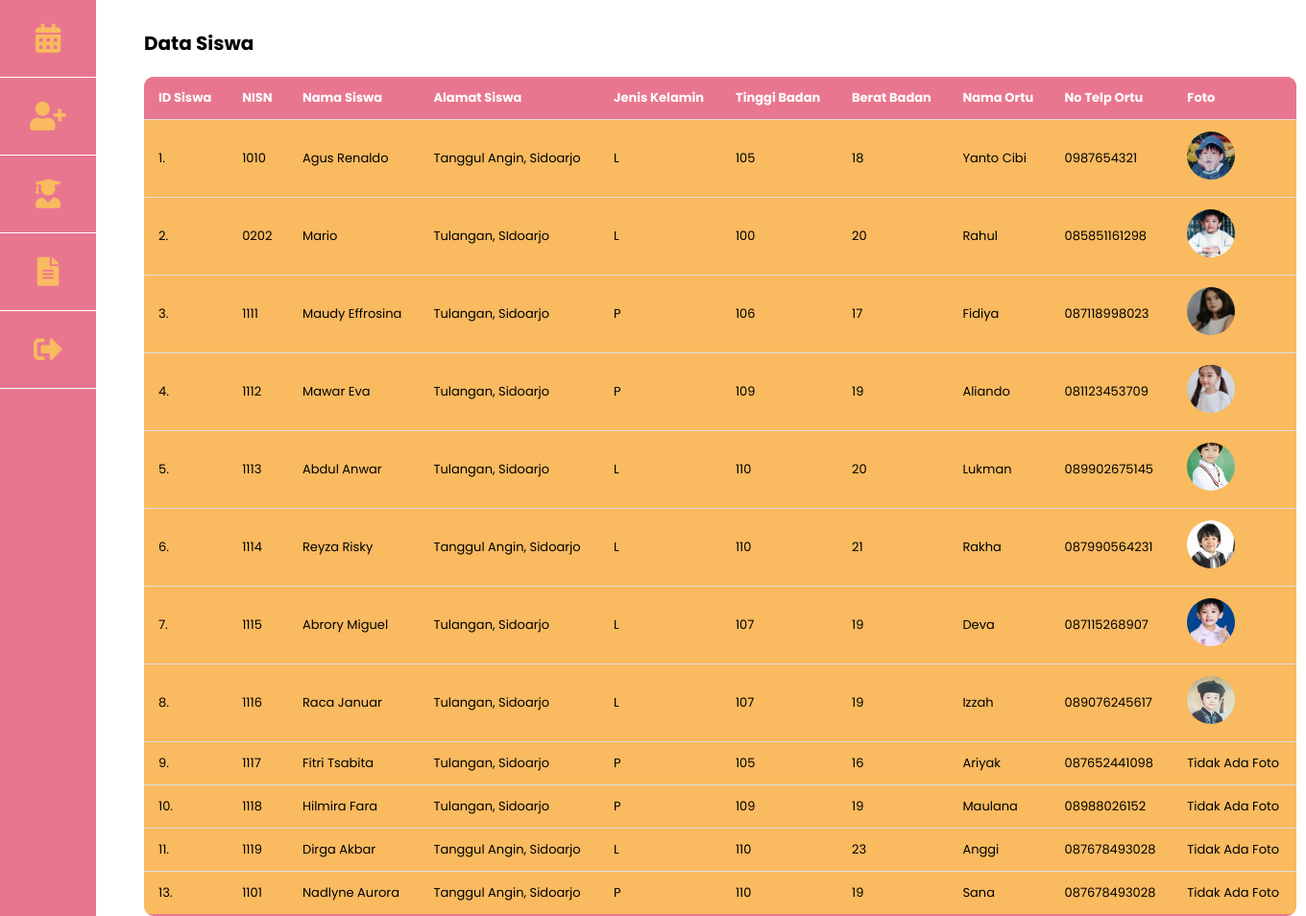
The page /admin/data_siswa.php on the database its author committed.
### tables this page shows
CREATE TABLE `siswa` (
  `id_siswa` int(11) NOT NULL,
  `nisn` varchar(10) NOT NULL DEFAULT '',
  `nama_siswa` varchar(50) NOT NULL DEFAULT '',
  `alamat_siswa` varchar(50) NOT NULL DEFAULT '',
  `jenis_kelamin` enum('L','P') NOT NULL,
  `password_siswa` varchar(255) NOT NULL DEFAULT '',
  `tinggi_badan` int(11) NOT NULL DEFAULT 0,
  `berat_badan` int(11) NOT NULL DEFAULT 0,
  `nama_ortu` varchar(50) NOT NULL DEFAULT '',
  `notelp_ortu` varchar(50) NOT NULL DEFAULT '',
  `foto` varchar(255) DEFAULT NULL
);

### admin/data_siswa.php (the view, shortened to what this page needs)
<?php
include('../conn.php');
$sql = "SELECT * FROM siswa";
$result = $conn->query($sql);
?>
<!DOCTYPE html>
<html lang="en">
<head>
    <link rel="stylesheet" href="../assets/css/style.css">
    <link rel="stylesheet" href="https://cdnjs.cloudflare.com/ajax/libs/font-awesome/5.15.3/css/all.min.css">
</head>
<body>
    <div class="main-content" style="margin-left:150px; padding-top:30px;">
        <h1>Data Siswa</h1>
        <table border="1" cellpadding="10" cellspacing="0" style="margin-top:20px; border-radius: 10">
            <tr style="background-color: var(--pink);">
                <th>ID Siswa</th>
                <th>NISN</th>
                <th>Nama Siswa</th>
                <th>Alamat Siswa</th>
                <th>Jenis Kelamin</th>
                <th>Tinggi Badan</th>
                <th>Berat Badan</th>
                <th>Nama Ortu</th>
                <th>No Telp Ortu</th>
                <th>Foto</th>
            </tr>
            <?php
            if ($result->num_rows > 0) {
                while ($row = $result->fetch_assoc()) {
                    echo "<tr>";
                    echo "<td>" . $row["id_siswa"] . ".</td>";
                    echo "<td>" . $row["nisn"] . "</td>";
                    echo "<td>" . $row["nama_siswa"] . "</td>";
                    echo "<td>" . $row["alamat_siswa"] . "</td>";
                    echo "<td>" . $row["jenis_kelamin"] . "</td>";
                    echo "<td>" . $row["tinggi_badan"] . "</td>";
                    echo "<td>" . $row["berat_badan"] . "</td>";
                    echo "<td>" . $row["nama_ortu"] . "</td>";
                    echo "<td>" . $row["notelp_ortu"] . "</td>";
                    echo "<td>";
                    if ($row["foto"]) {
                        echo "<img src='../uploads/" . $row["foto"] . "' alt='Foto Siswa' width='50' height='50'>";
                    } else {
                        echo "Tidak ada foto";
                    }
                    echo "</td>";
                    echo "</tr>";
                }
            } else {
                echo "<tr><td colspan='10'>Tidak ada data siswa</td></tr>";
            }
            ?>
        </table>
    </div>
</body>
</html>

### assets/css/style.css (style rules this page uses)
:root { --orange: #f9ba60; --pink: #e9768f; --black: #1d1c1c; --white: #fff; --light-color: #666; --box-shadow: 0 0.5rem 1.5rem rgba(0, 0, 0, 0.1); }
* { font-family: "Poppins", sans-serif; margin: 0; padding: 0; box-sizing: border-box; outline: none; border: none; text-decoration: none; text-transform: capitalize; transition: all 0.2s linear; }
html { font-size: 62.5%; overflow-x: hidden; scroll-behavior: smooth; }
.sidebar { margin: 0; width: 100px; background-color: var(--pink); position: fixed; height: 100%; overflow: auto; }
.sidebar .link { display: flex; align-items: center; justify-content: center; font-size: 3rem; padding: 1rem 2rem; border-bottom: 1px solid var(--white); }
.sidebar .link a { display: flex; align-items: center; justify-content: center; font-size: 3rem; width: 60px; height: 60px; color: var(--orange); padding: 16px; text-decoration: none; border-radius: 50%; -webkit-border-radius: 50%; -moz-border-radius: 50%; -ms-border-radius: 50%; -o-border-radius: 50%; }

### admin/data_siswa.php (style rules this page uses)
body { font-size: 1rem; }
table { width: 1200px; border-collapse: collapse; font-size: 1rem; text-align: left; border-radius: 10px; overflow: hidden; }
th, td { padding: 12px 15px; font-size: 13px; }
th { background-color: var(--pink); color: #ffffff; }
tr { border-bottom: 1px solid #dddddd; }
tr { background-color: var(--orange); }
tr:last-of-type { border-bottom: 2px solid var(--pink); }
img { border-radius: 50%; width: 50px; height: 50px; object-fit: cover; }

### rows shown on the page
siswa: id_siswa "1", nisn "1010", nama_siswa "Agus Renaldo", alamat_siswa "Tanggul Angin, Sidoarjo", jenis_kelamin "L", tinggi_badan "105", berat_badan "18", nama_ortu "Yanto Cibi", notelp_ortu "0987654321", foto (picture)
siswa: id_siswa "2", nisn "0202", nama_siswa "Mario", alamat_siswa "Tulangan, SIdoarjo", jenis_kelamin "L", tinggi_badan "100", berat_badan "20", nama_ortu "Rahul", notelp_ortu "085851161298", foto (picture)
siswa: id_siswa "3", nisn "1111", nama_siswa "Maudy Effrosina", alamat_siswa "Tulangan, Sidoarjo", jenis_kelamin "P", tinggi_badan "106", berat_badan "17", nama_ortu "Fidiya", notelp_ortu "087118998023", foto (picture)
siswa: id_siswa "4", nisn "1112", nama_siswa "Mawar Eva", alamat_siswa "Tulangan, Sidoarjo", jenis_kelamin "P", tinggi_badan "109", berat_badan "19", nama_ortu "Aliando", notelp_ortu "081123453709", foto (picture)
siswa: id_siswa "5", nisn "1113", nama_siswa "Abdul Anwar", alamat_siswa "Tulangan, Sidoarjo", jenis_kelamin "L", tinggi_badan "110", berat_badan "20", nama_ortu "Lukman", notelp_ortu "089902675145", foto (picture)
siswa: id_siswa "6", nisn "1114", nama_siswa "Reyza Risky", alamat_siswa "Tanggul Angin, Sidoarjo", jenis_kelamin "L", tinggi_badan "110", berat_badan "21", nama_ortu "Rakha", notelp_ortu "087990564231", foto (picture)
siswa: id_siswa "7", nisn "1115", nama_siswa "Abrory Miguel", alamat_siswa "Tulangan, Sidoarjo", jenis_kelamin "L", tinggi_badan "107", berat_badan "19", nama_ortu "Deva", notelp_ortu "087115268907", foto (picture)
siswa: id_siswa "8", nisn "1116", nama_siswa "Raca Januar", alamat_siswa "Tulangan, Sidoarjo", jenis_kelamin "L", tinggi_badan "107", berat_badan "19", nama_ortu "Izzah", notelp_ortu "089076245617", foto (picture)
siswa: id_siswa "9", nisn "1117", nama_siswa "Fitri Tsabita", alamat_siswa "Tulangan, Sidoarjo", jenis_kelamin "P", tinggi_badan "105", berat_badan "16", nama_ortu "Ariyak", notelp_ortu "087652441098", shows "Tidak Ada Foto"
siswa: id_siswa "10", nisn "1118", nama_siswa "Hilmira Fara", alamat_siswa "Tulangan, Sidoarjo", jenis_kelamin "P", tinggi_badan "109", berat_badan "19", nama_ortu "Maulana", notelp_ortu "08988026152", shows "Tidak Ada Foto"
siswa: id_siswa "11", nisn "1119", nama_siswa "Dirga Akbar", alamat_siswa "Tanggul Angin, Sidoarjo", jenis_kelamin "L", tinggi_badan "110", berat_badan "23", nama_ortu "Anggi", notelp_ortu "087678493028", shows "Tidak Ada Foto"
siswa: id_siswa "13", nisn "1101", nama_siswa "Nadlyne Aurora", alamat_siswa "Tanggul Angin, Sidoarjo", jenis_kelamin "P", tinggi_badan "110", berat_badan "19", nama_ortu "Sana", notelp_ortu "087678493028", shows "Tidak Ada Foto"
